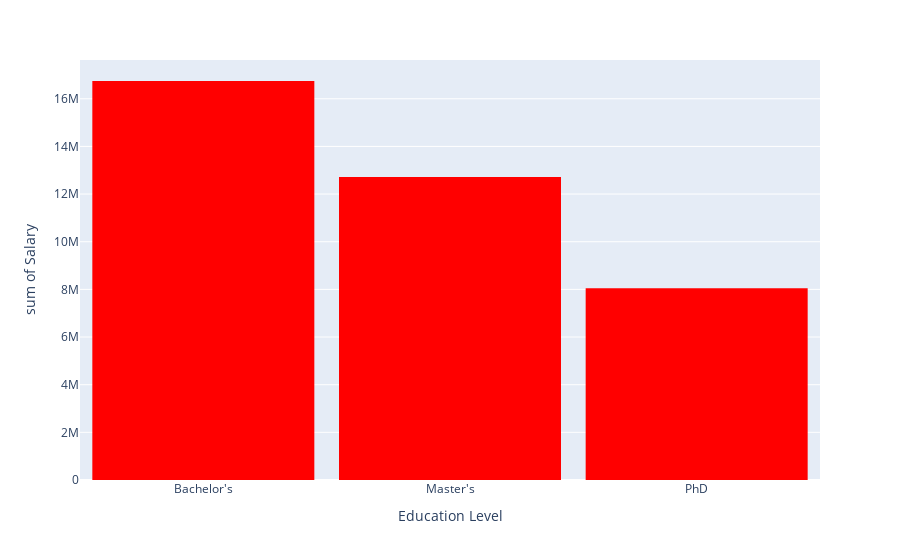

The code cell stored with this chart in its notebook:
### Code cell
# Distribution of job titles wrt gender
fig=px.histogram(df,
                 x='Education Level',
                 y='Salary',
                 color_discrete_sequence=['red','green','orange']           
                 )
fig.update_layout(bargap=0.1)
fig.show()

### Figure 1 — Plotly figure (JSON) as saved in the notebook; plotly's stock layout.template omitted (floating-point values rounded to 4 significant figures; data arrays with more than 128 entries replaced by an {"elided": "..."} marker saying what was removed)
{"data": [{"alignmentgroup": "True", "bingroup": "x", "histfunc": "sum", "hovertemplate": "Education Level=%{x}<br>sum of Salary=%{y}<extra></extra>", "legendgroup": "", "marker": {"color": "red", "pattern": {"shape": ""}}, "name": "", "offsetgroup": "", "orientation": "v", "showlegend": false, "type": "histogram", "x": {"elided": "373 str values"}, "xaxis": "x", "y": {"elided": "373 int values"}, "yaxis": "y"}], "layout": {"bargap": 0.1, "barmode": "relative", "legend": {"tracegroupgap": 0}, "margin": {"t": 60}, "xaxis": {"anchor": "y", "domain": [0, 1], "title": {"text": "Education Level"}}, "yaxis": {"anchor": "x", "domain": [0, 1], "title": {"text": "sum of Salary"}}}}
